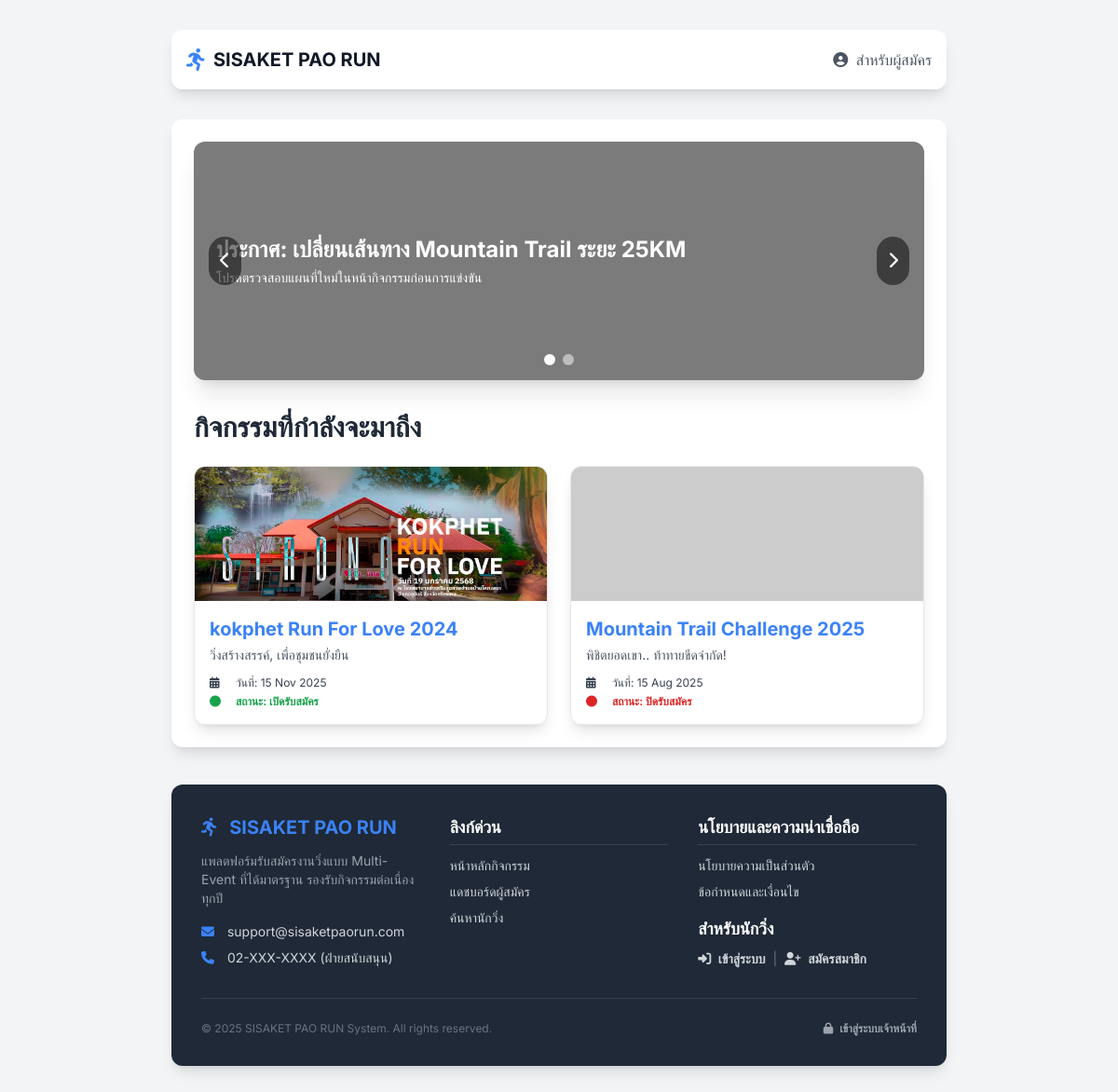
The page / on the database its author committed.
### tables this page shows
CREATE TABLE `slides` (
  `id` int(11) NOT NULL,
  `image_url` text NOT NULL,
  `title` varchar(255) NOT NULL,
  `subtitle` text DEFAULT NULL,
  `link_url` text DEFAULT NULL,
  `sort_order` int(11) NOT NULL DEFAULT 0,
  `is_active` tinyint(1) NOT NULL DEFAULT 1
);

CREATE TABLE `events` (
  `id` int(11) NOT NULL,
  `event_code` varchar(50) NOT NULL COMMENT 'รหัสอ้างอิงกิจกรรม เช่น sskpa-run-25',
  `name` varchar(255) NOT NULL COMMENT 'ชื่อกิจกรรม',
  `slogan` varchar(255) DEFAULT NULL,
  `theme_color` varchar(20) NOT NULL DEFAULT 'indigo',
  `color_code` varchar(7) NOT NULL DEFAULT '#4f46e5',
  `logo_text` varchar(100) DEFAULT NULL,
  `is_visible` tinyint(1) NOT NULL DEFAULT 1,
  `is_cancelled` tinyint(1) NOT NULL DEFAULT 0,
  `sort_order` int(11) NOT NULL DEFAULT 0,
  `is_registration_open` tinyint(1) NOT NULL DEFAULT 0 COMMENT '0=ปิด, 1=เปิด',
  `organizer` varchar(255) DEFAULT NULL,
  `organizer_phone` varchar(50) DEFAULT NULL,
  `organizer_email` varchar(100) DEFAULT NULL,
  `organizer_line_id` varchar(100) DEFAULT NULL,
  `organizer_logo_url` text DEFAULT NULL,
  `contact_person_name` varchar(255) DEFAULT NULL,
  `contact_person_phone` varchar(50) DEFAULT NULL,
  `payment_bank` varchar(100) DEFAULT NULL,
  `payment_account_name` varchar(255) DEFAULT NULL,
  `payment_account_number` varchar(50) DEFAULT NULL,
  `payment_qr_code_url` text DEFAULT NULL,
  `start_date` datetime NOT NULL,
  `cover_image_url` text DEFAULT NULL,
  `card_thumbnail_url` text DEFAULT NULL,
  `map_embed_url` text DEFAULT NULL,
  `map_direction_url` text DEFAULT NULL,
  `description` text DEFAULT NULL,
  `awards_description` text DEFAULT NULL,
  `bib_prefix` varchar(20) DEFAULT NULL COMMENT 'คำนำหน้า BIB',
  `bib_start_number` int(11) NOT NULL DEFAULT 1 COMMENT 'เลข BIB เริ่มต้น',
  `bib_padding` int(11) NOT NULL DEFAULT 4 COMMENT 'จำนวนหลักของเลข BIB',
  `bib_next_number` int(11) DEFAULT NULL COMMENT 'เลข BIB ลำดับถัดไปที่จะใช้',
  `corral_settings` longtext DEFAULT NULL COMMENT 'การตั้งค่ากลุ่มปล่อยตัว' CHECK (json_valid(`corral_settings`)),
  `bib_background_url` text DEFAULT NULL COMMENT 'Path to custom BIB background image'
);

### index.php (called while the page is built, shortened)
<?php
require_once 'functions.php';
$page = $_GET['page'] ?? 'home';
include 'templates/header.php';
include 'pages/' . $page . '.php';
include 'templates/footer.php';
?>

### functions.php (called while the page is built, shortened)
<?php
function e($data) {
    return htmlspecialchars($data ?? '', ENT_QUOTES, 'UTF-8');
}
?>

### pages/home.php (the view, shortened to what this page needs)
<?php
$slides_stmt = $mysqli->prepare("SELECT * FROM slides WHERE is_active = 1 ORDER BY sort_order ASC");
$slides_stmt->execute();
$slides_result = $slides_stmt->get_result();
$slides = $slides_result->fetch_all(MYSQLI_ASSOC);
$events_stmt = $mysqli->prepare("SELECT id, event_code, name, slogan, card_thumbnail_url, is_registration_open, start_date FROM events WHERE is_visible = 1 AND is_cancelled = 0 ORDER BY sort_order ASC");
$events_stmt->execute();
$events_result = $events_stmt->get_result();
$events = $events_result->fetch_all(MYSQLI_ASSOC);
?>
<div id="news-carousel-section" class="mb-8">
    <?php if (!empty($slides)): ?>
    <div id="news-carousel-container" class="relative rounded-xl overflow-hidden shadow-xl">
        <div id="carousel-slides" class="flex transition-transform duration-500 ease-in-out">
            <?php foreach($slides as $slide): ?>
            <div class="w-full shrink-0 cursor-pointer" onclick="window.location.href='<?= e($slide['link_url']) ?>'">
                <div class="relative h-48 sm:h-64 bg-cover bg-center" style="background-image: url('<?= e($slide['image_url']) ?>')">
                    <div class="absolute inset-0 bg-black bg-opacity-40 flex items-center p-6">
                        <div class="text-white">
                            <h3 class="text-2xl font-bold"><?= e($slide['title']) ?></h3>
                            <p class="text-sm mt-1"><?= e($slide['subtitle']) ?></p>
                        </div>
                    </div>
                </div>
            </div>
            <?php endforeach; ?>
        </div>
        <button onclick="prevSlide(event)" class="absolute top-1/2 left-4 transform -translate-y-1/2 bg-black bg-opacity-50 p-3 rounded-full text-white hover:bg-opacity-70 transition z-10 text-lg">
            <i class="fa-solid fa-chevron-left"></i>
        </button>
        <button onclick="nextSlide(event)" class="absolute top-1/2 right-4 transform -translate-y-1/2 bg-black bg-opacity-50 p-3 rounded-full text-white hover:bg-opacity-70 transition z-10 text-lg">
            <i class="fa-solid fa-chevron-right"></i>
        </button>
        <div id="carousel-dots" class="absolute bottom-4 left-0 right-0 flex justify-center space-x-2 z-10">
            <?php foreach($slides as $index => $_): ?>
            <span class="w-3 h-3 rounded-full bg-white bg-opacity-50 cursor-pointer transition duration-300" onclick="goToSlide(event, <?= $index ?>)"></span>
            <?php endforeach; ?>
        </div>
    </div>
    <?php endif; ?>
</div>
<h2 class="text-3xl font-extrabold mb-6 text-gray-800">กิจกรรมที่กำลังจะมาถึง</h2>
<div class="grid grid-cols-1 md:grid-cols-2 gap-6">
    <?php if (empty($events)): ?>
        <div class="col-span-1 md:col-span-2 text-center p-10 border-2 border-dashed border-gray-300 rounded-lg text-gray-500">
            <i class="fa-solid fa-calendar-times text-3xl mb-3"></i>
            <p>ยังไม่มีกิจกรรมที่กำลังจะมาถึงในขณะนี้</p>
        </div>
    <?php else: ?>
        <?php foreach ($events as $event): ?>
            <div class="rounded-xl shadow-lg border border-gray-200 transition duration-300 hover:shadow-xl hover:border-primary cursor-pointer overflow-hidden"
                 onclick="window.location.href='index.php?page=microsite&event_code=<?= e($event['event_code']) ?>'">
                <div class="h-36 bg-cover bg-center" style="background-image: url('<?= e($event['card_thumbnail_url']) ?>');"></div>
                <div class="p-4">
                    <h3 class="text-xl font-bold mb-1 text-primary"><?= e($event['name']) ?></h3>
                    <p class="text-gray-600 mb-3 text-sm"><?= e($event['slogan']) ?></p>
                    <div class="flex flex-col space-y-1 text-xs">
                        <span class="flex items-center text-gray-700">
                            <i class="fa-solid fa-calendar-alt w-5 mr-2"></i> วันที่: <?= date("d M Y", strtotime($event['start_date'])) ?>
                        </span>
                        <span class="flex items-center <?= $event['is_registration_open'] ? 'text-green-600' : 'text-red-600' ?> font-semibold">
                            <i class="fa-solid fa-circle w-5 mr-2 text-xs"></i>
                            สถานะ: <?= $event['is_registration_open'] ? 'เปิดรับสมัคร' : 'ปิดรับสมัคร' ?>
                        </span>
                    </div>
                </div>
            </div>
        <?php endforeach; ?>
    <?php endif; ?>
</div>

### templates/header.php (style rules this page uses)
body { font-family: 'Inter', 'Sarabun', sans-serif; transition: background-color 0.5s, color 0.5s; }
:root { --color-primary: #3b82f6; }
.text-primary { color: var(--color-primary); }
#carousel-slides { display: flex; transition: transform 0.5s ease-in-out; }

### rows shown on the page
slides: title "ประกาศ: เปลี่ยนเส้นทาง Mountain Trail ระยะ 25KM", subtitle "โปรดตรวจสอบแผนที่ใหม่ในหน้ากิจกรรมก่อนการแข่งขัน"
events: card_thumbnail_url (picture), name "kokphet Run For Love 2024", slogan "วิ่งสร้างสรรค์, เพื่อชุมชนยั่งยืน", start_date "15 Nov 2025", is_registration_open "เปิดรับสมัคร"
events: name "Mountain Trail Challenge 2025", slogan "พิชิตยอดเขา.. ท้าทายขีดจำกัด!", start_date "15 Aug 2025", is_registration_open "ปิดรับสมัคร"

### other values the page prints
$global_settings['system_email'] "support@sisaketpaorun.com"
$global_settings['system_phone'] "02-XXX-XXXX"
